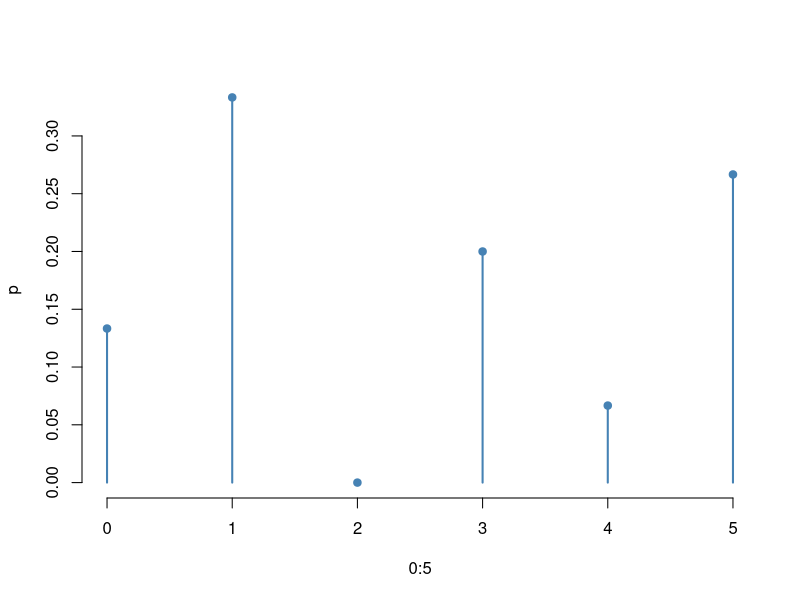

Recreate this plot in R. (Note: this script raises an error after producing the figure.)
#definimos fn de prob puntual
p = c(2/15,1/3,0,1/5,1/15,4/15)
names(p)<-0:5
sum(p)
p



#grafico de bastones
plot(0:5,p,col="steelblue",pch=19,frame.plot = F)
segments(x0=0:5,x1=0:5,y0=0,y1=p,col="steelblue",lwd=2)

Fx = function(x){
  cumsum(p)[x+1]
}
Fx(0)

Fx(5)

#P(X>2)
1-Fx(2)
sum(p[4:6])
#Px(X<=1)
Fx(1)
sum(p[c("0","1")])
#P(X<1)
Fx(1)-p["1"]
p["0"]
#F(x)
Fx(1)
#𝑃[3 ≤ 𝑋 ≤ 4]
Fx(4)-Fx(2)
sum(p[c("3","4")])

#Ejercicio 2
p = c(1/30,3/30,12/30,8/30,6/30)
names(p)<-c("0","2","5","6","10")
p

Z = 2*c(0,2,5,6,10)-20
sum(Z*p)
sum()

#Ejercicio 4
#P(X<=3)
pbinom(3,prob = 0.1,size = 20)
#P(X>=3) = 1 - P(X<=2)
1-pbinom(2,prob = 0.1,size = 20)
#P(X=3)
dbinom(3,size = 20,prob = 0.1)

#Ejercicio 5
p=c(15,28,41,13)/100
p=c(p,1-sum(p))
#Valor esperado
sum(p*c(200,250,250,250,50))
#en 1000 empleados
sum(p*c(200,250,250,250,50))*1000

#Ejercicio 6
p=.34
#P(X=7)
dbinom(7,size = 15,prob = p)
pbinom(3,size = 15,prob = p)
pbinom(4,size = 15,prob = p)
#P(X>=8) = 1 - P(X<=7)
1- pbinom(7,15,p)
pbinom(7,15,p,lower.tail = F)
#P(X>10)
pbinom(10,15,p,lower.tail = F)
#P(4<=X<=9)
pbinom(9,15,p)-pbinom(3,15,p)
sum(dbinom(4:9,15,p))
#P(X>0) = 1 - P(X=0)
1 - dbinom(0,15,p)
#6 No Casados => 15-6 = 9 Casados
#P(X>=9) = 1 - P(X<=8)
1 - pbinom(8,15,p)
#Esperanza, Var, SD
15*p
15*p*(1-p)
sqrt(15*p*(1-p))

#Ejercicio  7
n = 10
p = 4/10
dbinom(3,size = 7,prob = p)

#Ejercicio 8
mu = 0.6
sd = 0.15
#P(.42<X<.90|X>.51)
#P(.51<X<.90)/P(X>.51)
num = pnorm(.90,mean = mu,sd = sd) - pnorm(.51,mean = mu,sd = sd)
num / (1 - pnorm(.51,mean=mu,sd=sd))
#P(X>a)=1%
qnorm(1/100,mean = mu,sd=sd, lower.tail = FALSE)
#Y~Bi(n=15,p=?)
p = 1-pnorm(.75, mean=mu,sd=sd)
#P(Y>2)
#1 - P(Y<=2)
1-pbinom(2,15,p=p)

#Ejercicio 9
#mu=500g
#P(X>512)=.32
qnorm(1-.32)
512-500 / sd = 0.47
sd = (512-500)/qnorm(1-.32)
qnorm(1-.32,mean = 500,sd=sd)
#P(X<475)
pnorm(475,mean=500,sd=sd)
#Y~Bi(n=15,p=(P(X<493)))
p=pnorm(493,mean = 500,sd=sd)
(2/5)*15
#P(Y<=6)
pbinom(6,size = 15,p=p)

#Ejercicio 10
#p=7%
#n=12
#P(X=0) * 2.5
p0 = dbinom(0,size = 12,prob = 7/100)
#P(X=1 U X=2) * 1.8
p12 = sum(dbinom(1:2,size = 12,prob = 7/100))
#P(X=3 U X=4) * 1.2
p34 = sum(dbinom(3:4,size = 12,prob = 7/100))
#P(X>4) * -2.4
p4c = 1 - pbinom(4,size = 12,prob = 7/100)
p=c(p0,p12,p34,p4c)
sum(p)
sum(p*c(2.5,1.8,1.2,-2.4))*200
#P(Y>1.5) = P(X=1 U X=2) + P(X=0)
p0+p12
#P(Z=$10) => P(X=0)*P(X=0)*P(X=0)*P(X=0)
p0^4
